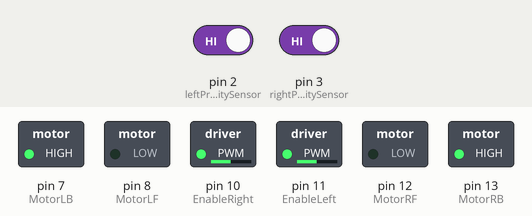
A sketch run on a simulated Arduino Uno, built with avr-gcc and run on an emulated ATmega328P. On the bench: switched loads named in the sketch (green lamp = pin HIGH). Inputs (shaded band) come from the test bench; at power-on: pin 2 (leftProximitySensor) HIGH, pin 3 (rightProximitySensor) HIGH. Pins used as bus, display or sensor lines are not drawn.

Above: at 1.2 s.
1.3 s: pin 2 (leftProximitySensor) driven LOW
At 2.4 s:
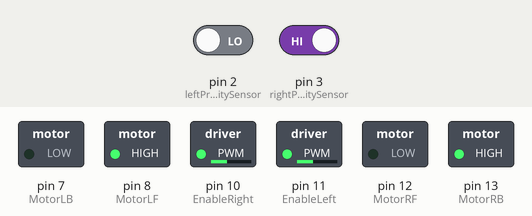
2.8 s: pin 3 (rightProximitySensor) driven LOW
At 3.6 s:
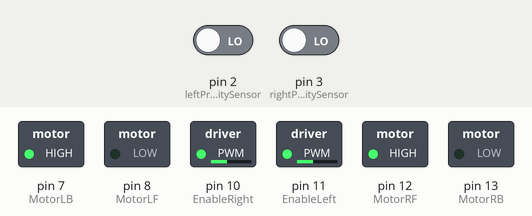
4.3 s: pin 2 (leftProximitySensor) driven HIGH
At 4.7 s:
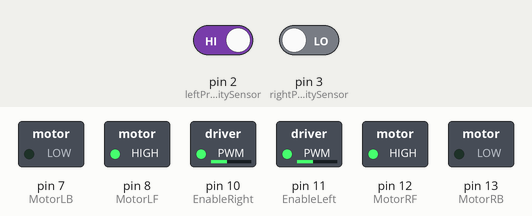
Timing chart, 0 to 11.5 s (numbered marks = the images above; inputs shaded):
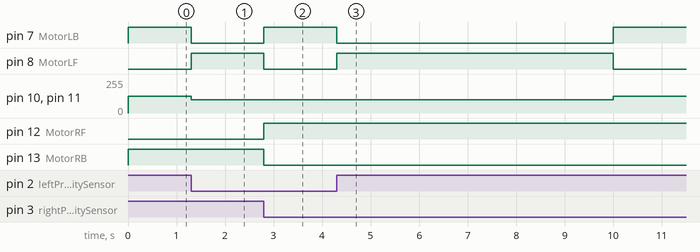

Measured:
- after the input at 1.3 s, pin 7 (MotorLB): HIGH → LOW at once; pin 8 (MotorLF): LOW → HIGH at once; pin 10 (EnableRight), pin 11 (EnableLeft): 125/255 → 100/255 at once
- after the input at 2.8 s, pin 7 (MotorLB), pin 12 (MotorRF): LOW → HIGH at once; pin 8 (MotorLF), pin 13 (MotorRB): HIGH → LOW at once
- after the input at 4.3 s, pin 7 (MotorLB): HIGH → LOW at once, → HIGH 5.7 s later; pin 8 (MotorLF): LOW → HIGH at once, → LOW 5.7 s later

The sketch:

Boat_V112.ino
```cpp
//----------------------------------------------------------------------------
//
// Versión 1.1.2
// Interrupts that interrupt!
//
//----------------------------------------------------------------------------

#include "Boat.h"
//----------------------------------------------------------------------------
//                            GLOBAL VARIABLES
//----------------------------------------------------------------------------
byte glState;
int glSpeed = NORMAL_SPEED;// TODO: change to HIGH_SPEED for solar version

//----------------------------------------------------------------------------
//                            SETUP
//----------------------------------------------------------------------------
void setup()
{
  Serial.begin( 9600 );//for testing purposes TODO: remove serial comm for release version
  pinMode( EnableLeft, OUTPUT ); //set enable motor pin as output
  pinMode( EnableRight, OUTPUT );//same for right one

  pinMode( leftSensor, OUTPUT );
  pinMode( rightSensor, OUTPUT );

  pinMode( rightProximitySensor, INPUT_PULLUP );
  pinMode( leftProximitySensor, INPUT_PULLUP );

  //set al motor connected pins as output
  pinMode( MotorLF, OUTPUT );
  pinMode( MotorLB, OUTPUT );
  pinMode( MotorRF, OUTPUT );
  pinMode( MotorRB, OUTPUT );

  attachInterrupt( digitalPinToInterrupt( rightProximitySensor ), rightSensorAlert, CHANGE );
  attachInterrupt( digitalPinToInterrupt( leftProximitySensor ) , leftSensorAlert , CHANGE );
}

//----------------------------------------------------------------------------
//                            LOOP
//----------------------------------------------------------------------------
void loop( void )
{
  enableSensors();
  int timelapsed = millis();
  moveForward( NORMAL_SPEED );
  while( 1 )
  {
    //no pool should take longer than 5 min
    if( 5 * 60 * SECONDS > ( millis() - timelapsed ) )
    {
      inError();
    }
    //place stuff to do while moving forward
  }
}

//----------------------------------------------------------------------------
//                            SENSORS - INTERRUPTS
//----------------------------------------------------------------------------
void rightSensorAlert( void )
{
  if( digitalRead( rightProximitySensor ) )
  {
    moveForward( NORMAL_SPEED );
  }
  else
  {
    turnFullLeft( NORMAL_SPEED );
  }
}

void leftSensorAlert( void )
{
  if( digitalRead( leftProximitySensor ) )
  {
    moveForward( NORMAL_SPEED );
  }
  else
  {
    turnFullRight( NORMAL_SPEED );
  }
}

void enableSensors( void )
{
  digitalWrite( leftSensor, HIGH );
  digitalWrite( rightSensor, HIGH );
}

void killRightSensor( void )
{
  digitalWrite( rightSensor, LOW );
}

void killLeftSensor( void )
{
  digitalWrite( leftSensor, LOW );
}

//----------------------------------------------------------------------------
//                                MOVEMENTS
//----------------------------------------------------------------------------
void inError( void )
{
  //full speed for all this attempts
  glSpeed = HIGH_SPEED;
  //be idle and move back
  moveBackwards( glSpeed );
  //keep pushing back for a while
  delay( ERROR_DELAY );
  //shake a little
  turnFullLeft( glSpeed );
  delay( ERROR_DELAY );
  turnFullRight( glSpeed );
  delay( ERROR_DELAY );
  turnFullLeft( glSpeed );
  delay( ERROR_DELAY );
  turnFullRight( glSpeed );
  delay( ERROR_DELAY );
  moveBackwards( glSpeed );
  //end, this will put me on idle later, let's hope the mad dance made it
  //get stuff back to normal
  glSpeed = NORMAL_SPEED;
}

void beIdle( void )
{
  //can not have delays for many steps may use it to stop motors first
  killRight();
  killLeft();
}

void moveForward( int sp )
{
  // always go to idle first to avoid enabling both pins of motor
  setRight( FORWARD, sp );
  setLeft( FORWARD, sp );
}

void turnFullLeft( int sp )
{
  setLeft( BACKWARDS, sp );
  setRight( FORWARD, sp );
}

void turnFullRight( int sp )
{
  setLeft( FORWARD, sp );
  setRight( BACKWARDS, sp );
}

void setRight( bool Direction, int sp )
{
  killRight();
  digitalWrite( MotorRF, Direction );
  digitalWrite( MotorRB, !Direction );
  analogWrite( EnableRight, sp );
}

void setLeft( bool Direction, int sp )
{
  killLeft();
  digitalWrite( MotorLF, Direction );
  digitalWrite( MotorLB, !Direction );
  analogWrite( EnableLeft, sp );
}

void killRight( void )
{
  digitalWrite( MotorRF, LOW );
  digitalWrite( MotorRB, LOW );
  digitalWrite( EnableRight, LOW );
}

void killLeft( void )
{
  digitalWrite( MotorLF, LOW );
  digitalWrite( MotorLB, LOW );
  digitalWrite( EnableLeft, LOW );
}

void moveBackwards( int sp )
{
  setRight( BACKWARDS, sp );
  setLeft( BACKWARDS, sp );
}
```

Boat.h
```cpp
#ifndef BOAT_LIB
#define BOAT_LIB

//----------------------------------------------------------------------------
//                            CONSTANTS
//----------------------------------------------------------------------------
const byte EnableLeft = 11;   // Enable Pin for left motor
const byte EnableRight = 10;  // Enable Pin for right motor

const byte MotorLF = 8;   // Control pin Forward for left motor
const byte MotorLB = 7;   // Control pin Backward for left motor
const byte MotorRF = 12;  // Control pin Forward for right motor
const byte MotorRB = 13;  // Control pin Backward for right motor

const byte FORWARD              = 1;
const byte BACKWARDS            = 0;
const byte RIGHT                = 1;
const byte LEFT                 = 0;

const byte leftProximitySensor  = 2;   //interrupt input 0 reads left sensor (DP2 is interrupt 0)
const byte rightProximitySensor = 3;   //interrupt input 1 reads right sensor (DP3 is interrupt 1)
const byte leftSensor    = 5;
const byte rightSensor   = 4;

const byte NORMAL_SPEED         = 100;
const byte LOW_SPEED            = 75;
const byte HIGH_SPEED           = 125;
const int SECONDS               = 1000;
const int STEPS_DELAY           = 3 * SECONDS;
const int FULL_TURN_TIME      	= 3 * SECONDS;		// 10 seconds to pass from turning to 2 motors turnning
const int ERROR_TIME		        = 30 * SECONDS;   // seconds to determin we are stuck
const int ERROR_DELAY           = 10 * SECONDS;
const int POOLING_DELAY         = 1 * SECONDS;

const byte NEITHER     = 2;
const byte TURN_LEFT   = 0;
const byte TURN_RIGHT  = 1;

//----------------------------------------------------------------------------
//                            ENUMS
//----------------------------------------------------------------------------
enum States
{
  eIdle = 0,
  eMoveForward,
  eMoveBackwards,
  eTurn,
  eTurnFull,
  eError
};

#endif

//                               +-----___-----+
//                               |             |
//                         RESET | 1        28 | AI5
//                               |             |
//                           RXD | 2        27 | AI4
//                               |             |
//                           TXD | 3        26 | AI3
//                               |             |
// leftProximitySensor  INT0 PD2 | 4        25 | AI2
//                               |             |
// rightProximitySensor INT1 PD3 | 5        24 | AI1
//                               |             |
// rightSensor               PD4 | 6        23 | AI0
//                               |             |
//                           VCC | 7        22 | GND
//                               |             |
//                           GND | 8        21 | AREF
//                               |             |
//                         XTAL1 | 9        20 | AVCC
//                               |             |
//                         XTAL2 | 10       19 | DP13         MotorRB
//                               |             |
// leftSensor          (PWM) DP5 | 11       18 | DP12         MotorRF
//                               |             |
//                     (PWM) DP6 | 12       17 | DP11 (PWM)   EnableLeft
//                               |             |
// MotorLB                   DP7 | 13       16 | DP10 (PWM)   EnableRight
//                               |             |
// MotorLF                   DP8 | 14       15 | DP9 (PWM)
//                               |             |
//                               +-------------+
```
